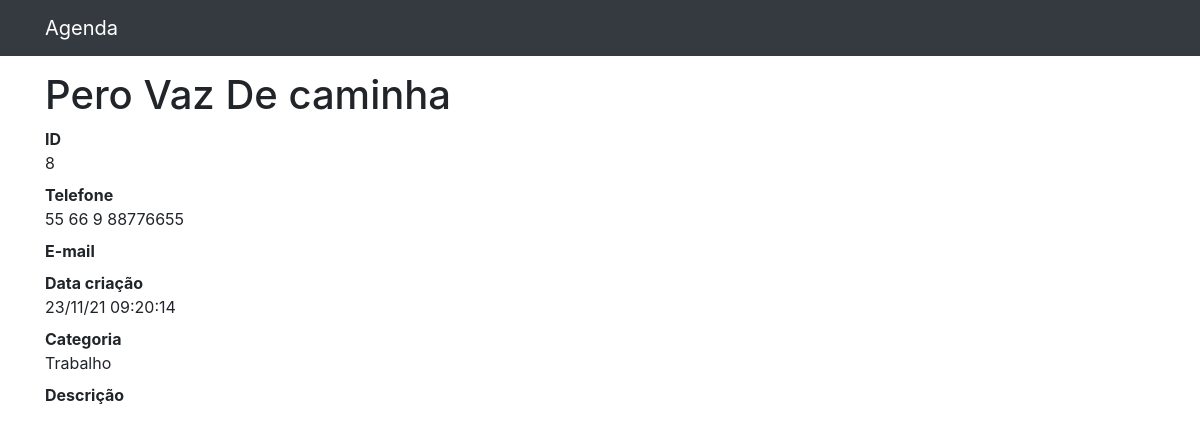
Page /8 on the committed database.
### contatos/models.py (models this page shows, shortened)
class Contato(models.Model):
    nome = models.CharField(max_length=255)
    sobrenome = models.CharField(max_length=255, blank=True)
    telefone = models.CharField(max_length=255)
    email = models.CharField(max_length=255, blank=True)
    data_criacao = models.DateTimeField(
        default=timezone.now)
    descricao = models.TextField(blank=True)
    categoria = models.ForeignKey(Categoria, on_delete=models.DO_NOTHING)
    mostrar = models.BooleanField(default=True)
    foto = models.ImageField(blank=True, upload_to='fotos/%y/%m/%d')

class Categoria(models.Model):
    nome = models.CharField(max_length=255)
    def __str__(self):
        return self.nome

### contatos/views.py (the view)
# urls.py: path('<int:contato_id>', views.details, name='detalhes'),
def details(request, contato_id):
    contato = get_object_or_404(Contato, id=contato_id)
    if not contato.mostrar:
        raise Http404
    return render(request, 'contatos/detalhes.html', {
        'contato': contato,
    })

### contatos/templates/contatos/detalhes.html (shortened to what this page needs)
{% extends 'base.html' %}
{% block 'page-content' %}
  <h1 class="mt-5" style="margin-top:15px!important">{{ contato.nome }} {{ contato.sobrenome }}</h1>
  <dl>
    <dt>ID</dt>
    <dd>{{ contato.id }}</dd>
    <dt>Telefone</dt>
    <dd>{{ contato.telefone }}</dd>
    <dt>E-mail</dt>
    <dt>Data criação</dt>
    <dd>{{ contato.data_criacao|date:'d/m/y H:i:s'  }}</dd>
    <dt>Categoria</dt>
    <dd>{{ contato.categoria }}</dd>
    <dt>Descrição</dt>
  </dl>
{% endblock %}

### rows in the picture
Contato: nome "Pero", sobrenome "Vaz De caminha", id "8", telefone "55 66 9 88776655", data_criacao "23/11/21 09:20:14", categoria "Trabalho"
